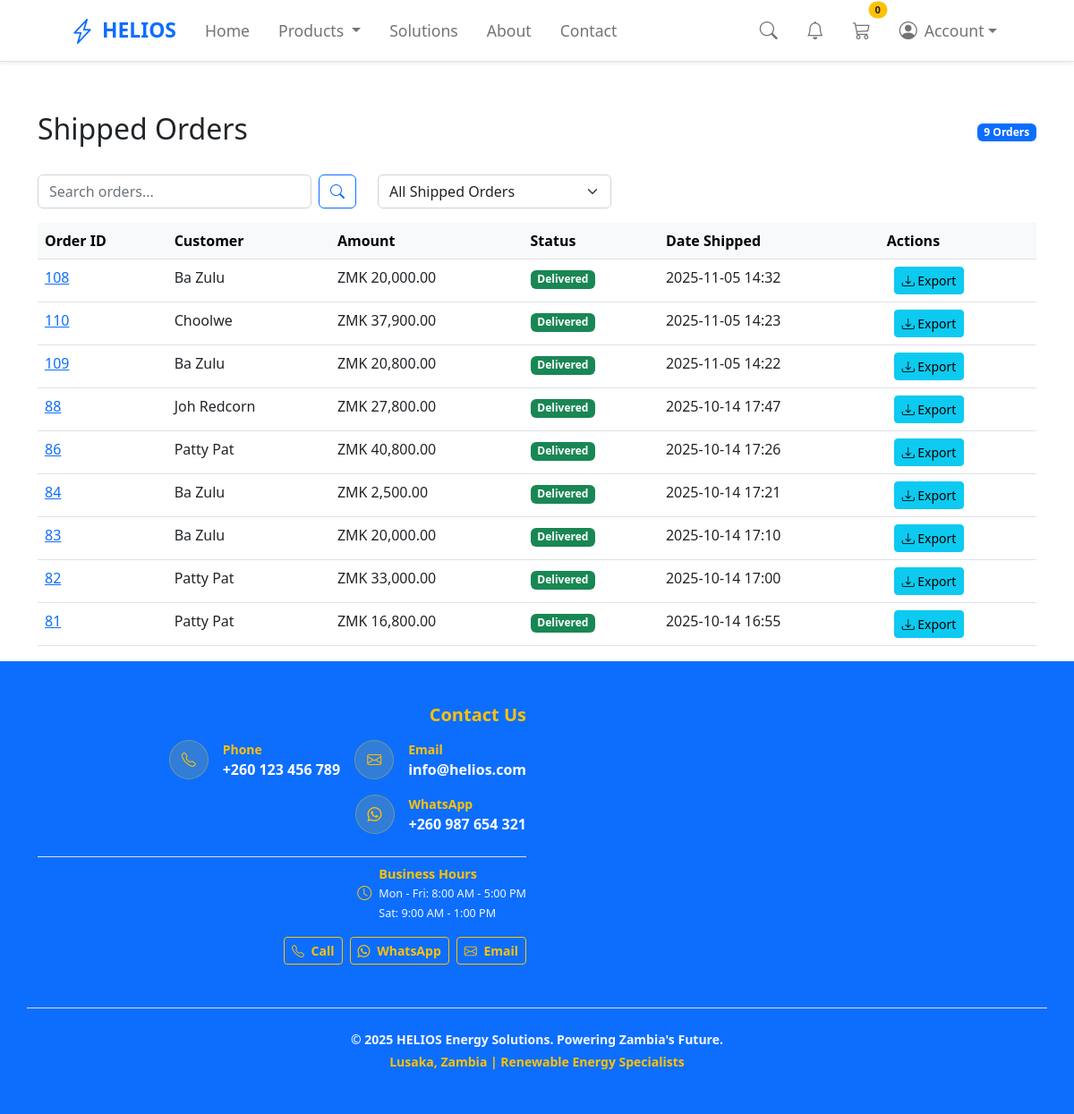
Page /payment/shipped_dash/ (signed in) on the earlier database version.
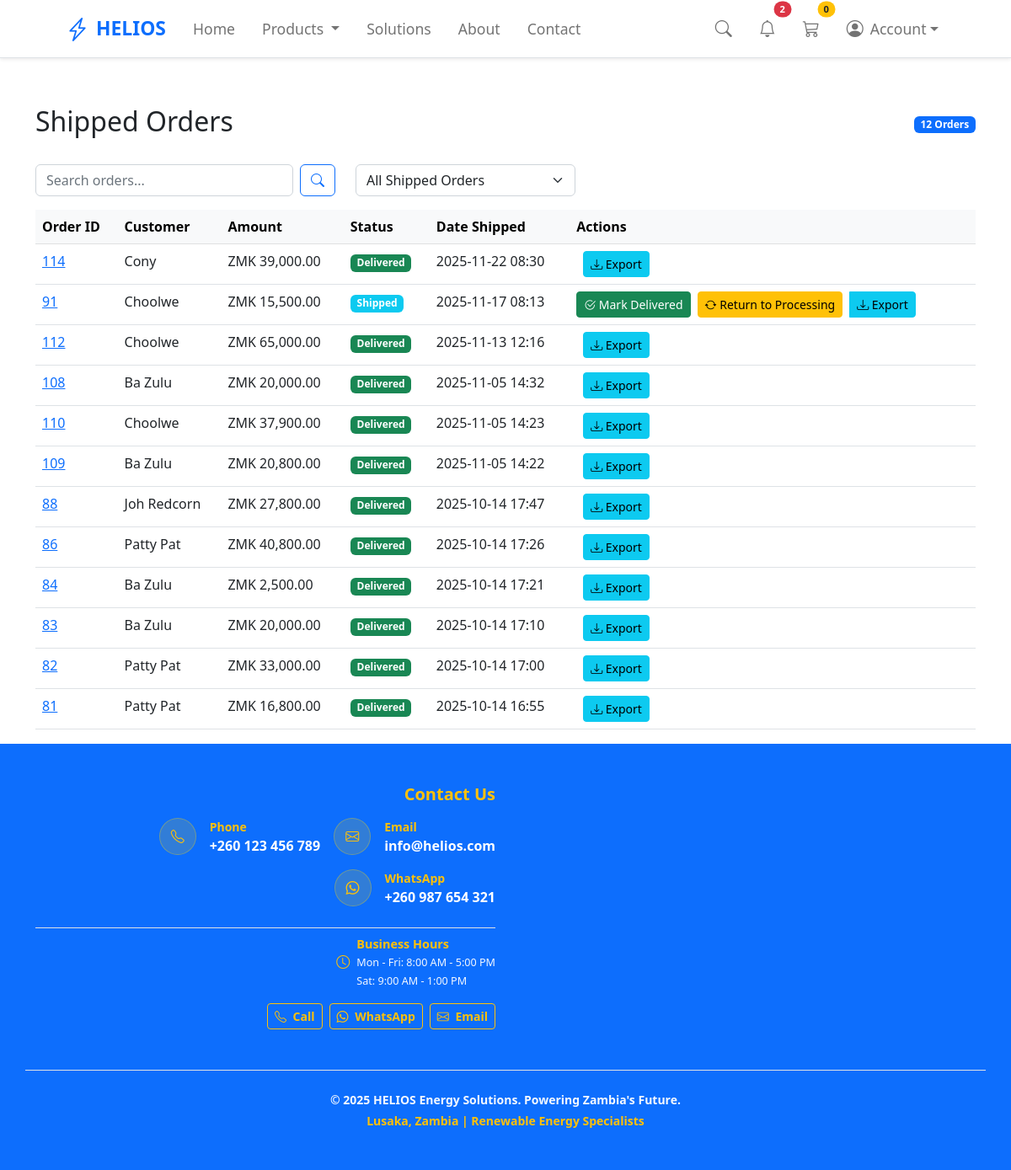
Same page on the later database version.
### payment/models.py (models this page shows, shortened)
class Order(models.Model):
    ORDER_STATUS = (
        ('pending', 'Pending Payment'),
        ('paid', 'Paid'),
        ('processing', 'Processing'),
        ('shipped', 'Shipped'),
        ('delivered', 'Delivered'),
        ('cancelled', 'Cancelled'),
    )
    PAYMENT_CHOICES = (
        ('airtel', 'Airtel Money'),
        ('mtn', 'MTN Mobile Money'),
        ('zamtel', 'Zamtel Kwacha'),
        ('card', 'Bank Card'),
        ('cod', 'Cash on Delivery'),
    )
    user = models.ForeignKey(User, on_delete=models.CASCADE, null=True, blank=True)
    full_name = models.CharField(max_length=255)
    email = models.EmailField(max_length=255)
    phone_number = models.CharField(max_length=20, null=True, blank=True)
    shipping_address = models.TextField(max_length=1000, blank=True, null=True)
    amount_paid = models.DecimalField(max_digits=12, decimal_places=2, default=Decimal('0.00'))
    date_ordered = models.DateTimeField(auto_now_add=True)
    status = models.CharField(max_length=20, choices=ORDER_STATUS, default='pending')
    payment_method = models.CharField(max_length=20, choices=PAYMENT_CHOICES, null=True, blank=True)
    payment_reference = models.CharField(max_length=100, null=True, blank=True)
    date_paid = models.DateTimeField(null=True, blank=True)
    date_processed = models.DateTimeField(null=True, blank=True)
    date_shipped = models.DateTimeField(null=True, blank=True)
    date_delivered = models.DateTimeField(null=True, blank=True)
    cancellation_notes = models.TextField(blank=True, null=True)
    class Meta:
        indexes = [
            models.Index(fields=['status']),
            models.Index(fields=['-date_ordered']),
            models.Index(fields=['-date_shipped']),
        ]

### payment/views.py (the view, shortened to what this page needs)
# urls.py: path('shipped_dash/', views.shipped_dash, name='shipped_dash'),
def shipped_dash(request):
    request.disable_newsletter = True
    if not request.user.is_authenticated or not request.user.is_superuser:
        message.warning(request, "Access Denied")
        return redirect('home')
    status_filter = request.GET.get('status', 'all')
    search_query = request.GET.get('search', '')
    if status_filter == 'delivered':
        orders_qs = Order.objects.filter(status='delivered')
    elif status_filter == 'shipped':
        orders_qs = Order.objects.filter(status='shipped')
    else:
        orders_qs = Order.objects.filter(status__in=['shipped', 'delivered'])
    if search_query:
        orders_qs = orders_qs.filter(full_name__icontains=search_query) | orders_qs.filter(id__icontains=search_query) | orders_qs.filter(email__icontains=search_query)
    orders_qs = orders_qs.select_related('user').order_by('-date_shipped')
    return render(request, 'payment/shipped_dash.html', {"orders": orders_qs, "current_filter": status_filter, "search_query": search_query})

### payment/templates/payment/shipped_dash.html (shortened to what this page needs)
{% extends 'base.html' %}
{% load humanize %}
{% block content %}
<div class="container mt-5">
    <div class="d-flex justify-content-between align-items-center mb-4">
        <h2>Shipped Orders</h2>
        <span class="badge bg-primary">{{ orders|length }} Orders</span>
    </div>
    <div class="row mb-3">
        <div class="col-md-4">
            <form class="d-flex" method="GET">
                <input type="text"
                       name="search"
                       class="form-control me-2"
                       placeholder="Search orders..."
                       value="{{ search_query }}">
                <button type="submit" class="btn btn-outline-primary">
                    <i class="bi bi-search"></i>
                </button>
            </form>
        </div>
        <div class="col-md-3">
            <select class="form-select" onchange="window.location.href='?status=' + this.value">
                <option value="all" {% if current_filter == 'all' %}selected{% endif %}>All Shipped Orders</option>
            </select>
        </div>
    </div>
    <table class="table table-hover" id="ordersTable">
        <thead class="table-light">
            <tr>
                <th>Order ID</th>
                <th>Customer</th>
                <th>Amount</th>
                <th>Status</th>
                <th>Date Shipped</th>
                <th>Actions</th>
            </tr>
        </thead>
        <tbody>
            {% for order in orders %}
            <tr>
                <td><a href="{% url 'orders' order.id %}" class="text-primary">{{ order.id }}</a></td>
                <td>{{ order.full_name }}</td>
                <td>ZMK {{ order.amount_paid|floatformat:2|intcomma }}</td>
                <td>
                    <span class="badge {% if order.status == 'shipped' %}bg-info{% else %}bg-success{% endif %}">
                        {{ order.get_status_display }}
                    </span>
                </td>
                <td>{{ order.date_shipped|date:"Y-m-d H:i" }}</td>
                <td>
                    <div class="btn-group">
                        {% if order.status == 'shipped' %}
                        <form method="POST" class="d-inline me-2">
                            <button type="submit" class="btn btn-success btn-sm">
                                <i class="bi bi-check2-circle"></i> Mark Delivered
                            </button>
                        </form>
                        <form method="POST" class="d-inline">
                            <button type="submit" class="btn btn-warning btn-sm">
                                <i class="bi bi-arrow-repeat"></i> Return to Processing
                            </button>
                        </form>
                        {% endif %}
                        <button class="btn btn-info btn-sm ms-2" onclick="exportOrderDetails('{{ order.id }}')">
                            <i class="bi bi-download"></i> Export
                        </button>
                    </div>
                </td>
            </tr>
            {% endfor %}
        </tbody>
    </table>
</div>
{% endblock %}

### store/templates/base.html (shortened to what this page needs)
{% load static %}
<!DOCTYPE html>
<html lang="en">
    <head>
        <link href="https://cdn.jsdelivr.net/npm/bootstrap-icons@1.5.0/font/bootstrap-icons.css" rel="stylesheet" />
        <link rel="stylesheet" href="https://cdn.jsdelivr.net/npm/bootstrap-icons@1.7.2/font/bootstrap-icons.css">
        <link href="{% static 'css/styles.css' %}" rel="stylesheet" />
    </head>
    <body class="d-flex flex-column min-vh-100">
        {% include 'navbar.html' %}
        <div id="content-wrap" class="flex-grow-1">
            {% block content %}
            {% endblock %}
        </div>
        <footer class="py-5 footer-solar" id="footer-subscribe">
            <div class="container">
                <div class="row g-4">
                    <div class="col-lg-6 col-md-12">
                        <div class="text-center text-md-end">
                            <h5 class="fw-bold mb-3">Contact Us</h5>
                            <div class="row g-3 justify-content-center justify-content-md-end">
                                <div class="col-auto">
                                    <a href="tel:+260123456789" class="d-flex align-items-center text-decoration-none contact-link">
                                        <div class="contact-icon me-3">
                                            <i class="bi bi-telephone text-warning"></i>
                                        </div>
                                        <div class="text-start">
                                            <small class="text-warning d-block fw-semibold">Phone</small>
                                            <span class="fw-semibold">+260 123 456 789</span>
                                        </div>
                                    </a>
                                </div>
                                <div class="col-auto">
                                    <a href="mailto:info@helios.com" class="d-flex align-items-center text-decoration-none contact-link">
                                        <div class="contact-icon me-3">
                                            <i class="bi bi-envelope text-warning"></i>
                                        </div>
                                        <div class="text-start">
                                            <small class="text-warning d-block fw-semibold">Email</small>
                                            <span class="fw-semibold">info@helios.com</span>
                                        </div>
                                    </a>
                                </div>
                                <div class="col-auto">
                                    <a href="https://wa.me/260987654321" target="_blank" class="d-flex align-items-center text-decoration-none contact-link">
                                        <div class="contact-icon me-3">
                                            <i class="bi bi-whatsapp text-warning"></i>
                                        </div>
                                        <div class="text-start">
                                            <small class="text-warning d-block fw-semibold">WhatsApp</small>
                                            <span class="fw-semibold">+260 987 654 321</span>
                                        </div>
                                    </a>
                                </div>
                            </div>
                            <div class="mt-4 pt-2 border-top border-white-50">
                                <div class="d-flex align-items-center justify-content-center justify-content-md-end">
                                    <i class="bi bi-clock me-2 text-warning"></i>
                                    <div class="business-hours text-start">
                                        <div class="fw-semibold">Business Hours</div>
                                        <small class="text-white">Mon - Fri: 8:00 AM - 5:00 PM</small><br>
                                        <small class="text-white">Sat: 9:00 AM - 1:00 PM</small>
                                    </div>
                                </div>
                            </div>
                            <div class="mt-3 d-flex gap-2 justify-content-center justify-content-md-end">
                                <a href="tel:+260123456789" class="btn btn-sm btn-outline-warning fw-semibold">
                                    <i class="bi bi-telephone me-1"></i> Call
                                </a>
                                <a href="https://wa.me/260987654321" target="_blank" class="btn btn-sm btn-outline-warning fw-semibold">
                                    <i class="bi bi-whatsapp me-1"></i> WhatsApp
                                </a>
                                <a href="mailto:info@helios.com" class="btn btn-sm btn-outline-warning fw-semibold">
                                    <i class="bi bi-envelope me-1"></i> Email
                                </a>
                            </div>
                        </div>
                    </div>
                </div>
                <div class="row mt-5 pt-4 border-top border-white-50">
                    <div class="col-12 text-center">
                        <p class="m-0 text-white small fw-semibold">&copy; {% now "Y" %} HELIOS Energy Solutions. Powering Zambia's Future.</p>
                        <p class="m-0 text-warning small mt-1 fw-semibold">Lusaka, Zambia | Renewable Energy Specialists</p>
                    </div>
                </div>
            </div>
        </footer>
    </body>
</html>

### store/templates/navbar.html (shortened to what this page needs)
<nav class="navbar navbar-expand-lg navbar-light bg-white border-bottom shadow-sm" style="font-size: 1.1em;">
    <div class="container px-4 px-lg-5">
        <a class="navbar-brand fw-bold text-primary d-flex align-items-center" href="{% url 'home' %}" style="font-size: 1.3em;">
            <i class="bi bi-lightning-charge fs-3 me-2"></i>
            <span class="d-none d-sm-inline">HELIOS</span>
        </a>
        <div class="collapse navbar-collapse" id="navbarMain">
            <ul class="navbar-nav me-auto mb-2 mb-lg-0">
                <li class="nav-item">
                    <a class="nav-link px-3" href="{% url 'home' %}">
                        Home
                    </a>
                </li>
                <li class="nav-item dropdown">
                    <a class="nav-link dropdown-toggle px-3" href="#" role="button" data-bs-toggle="dropdown">
                        Products
                    </a>
                </li>
                <li class="nav-item">
                    <a class="nav-link px-3" href="{% url 'solutions' %}">
                        Solutions
                    </a>
                </li>
                <li class="nav-item">
                    <a class="nav-link px-3" href="{% url 'about' %}">
                        About
                    </a>
                </li>
                <li class="nav-item">
                    <a class="nav-link px-3" href="{% url 'contact' %}">
                        Contact
                    </a>
                </li>
            </ul>
            <ul class="navbar-nav ms-auto mb-2 mb-lg-0 align-items-center">
                <li class="nav-item me-3">
                    <a class="nav-link px-2" href="{% url 'search' %}" title="Search Products">
                        <i class="bi bi-search fs-5"></i>
                    </a>
                </li>
                {% if user.is_authenticated %}
                <li class="nav-item dropdown me-3">
                    <a class="nav-link position-relative px-2" href="#" role="button" data-bs-toggle="dropdown">
                        <i class="bi bi-bell fs-5"></i>
                        {% if unread_notification_count and unread_notification_count > 0 %}
                            <span class="position-absolute top-0 start-100 translate-middle badge rounded-pill bg-danger" style="font-size: 0.7rem;">
                                {{ unread_notification_count }}
                            </span>
                        {% endif %}
                    </a>
                </li>
                {% endif %}
                <li class="nav-item me-3">
                    <a class="nav-link position-relative px-2" href="{% url 'cart_summary' %}">
                        <i class="bi bi-cart3 fs-5"></i>
                        <span id="cart_quantity" class="position-absolute top-0 start-100 translate-middle badge rounded-pill bg-warning text-dark" style="font-size: 0.7rem;">
                            {% if cart_quantity %}
                                {{ cart_quantity }}
                            {% else %}
                                0
                            {% endif %}
                        </span>
                    </a>
                </li>
                {% if user.is_authenticated %}
                <li class="nav-item dropdown">
                    <a class="nav-link dropdown-toggle d-flex align-items-center px-2" href="#" role="button" data-bs-toggle="dropdown">
                        <i class="bi bi-person-circle me-2 fs-5"></i>
                        <span class="d-none d-lg-inline">Account</span>
                    </a>
                </li>
                {% endif %}
            </ul>
        </div>
    </div>
</nav>

Differences in the rows shown:
added Order: id "114", full_name "Cony", amount_paid "39,000.00", status "Delivered", date_shipped "2025-11-22 08:30"
now on this page (row edited): Order: id "91", full_name "Choolwe", amount_paid "15,500.00", status "Shipped", date_shipped "2025-11-17 08:13"
added Order: id "112", full_name "Choolwe", amount_paid "65,000.00", status "Delivered", date_shipped "2025-11-13 12:16"
Other differences:
{{ unread_notification_count }}: (not shown) → "2"
{{ orders|length }}: "9" → "12"
